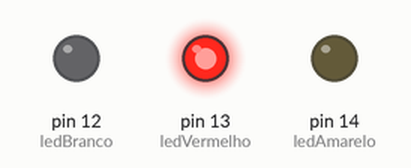
This sketch was run on a simulated Arduino Uno, built with avr-gcc and run on an emulated ATmega328P. Shown: output pins drawn as LEDs (lit = HIGH).

Above: at 0.1 s.
At 0.3 s:
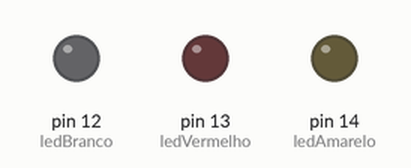
At 0.5 s:
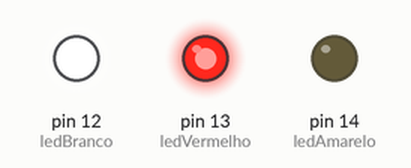
At 1.3 s:
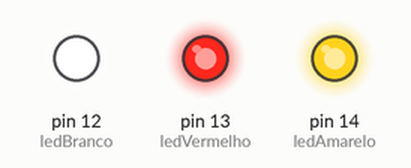
At 1.9 s:
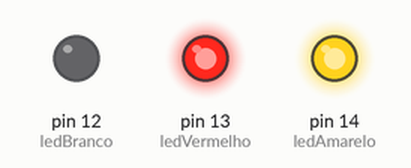
At 2.7 s:
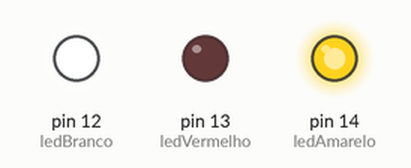
Timing chart, 0 to 3.0 s (numbered marks = the images above):
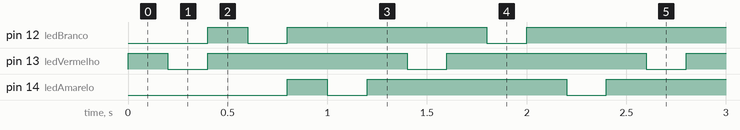

Measured:
- by itself, pin 12 (ledBranco), pin 13 (ledVermelho), pin 14 (ledAmarelo): repeats every 1.2 s: LOW 0.20 s, HIGH 1.0 s

The sketch:

sketch_feb26a.ino
```cpp
int ledVermelho = 13;
int ledBranco = 12;
int ledAmarelo = 14;

void setup() {
  pinMode(ledVermelho, OUTPUT);
  pinMode(ledBranco, OUTPUT);
  pinMode(ledAmarelo, OUTPUT);
}

void loop() {
  digitalWrite(ledVermelho, HIGH);
  delay(200);
  digitalWrite(ledVermelho, LOW);
  delay(200);
  digitalWrite(ledVermelho, HIGH);

  digitalWrite(ledBranco, HIGH);
  delay(200);
  digitalWrite(ledBranco, LOW);
  delay(200);
  digitalWrite(ledBranco, HIGH);

  digitalWrite(ledAmarelo, HIGH);
  delay(200);
  digitalWrite(ledAmarelo, LOW);
  delay(200);
  digitalWrite(ledAmarelo, HIGH);
}
```
